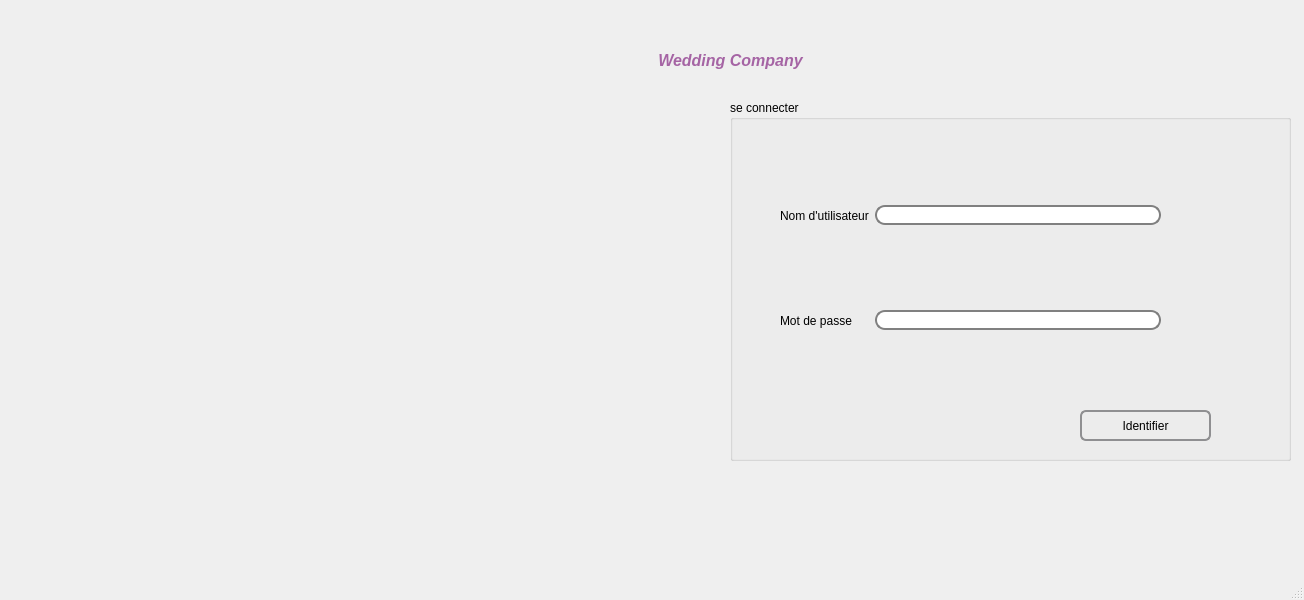
<?xml version="1.0" encoding="UTF-8"?>
<ui version="4.0">
 <class>MainWindow</class>
 <widget class="QMainWindow" name="MainWindow">
  <property name="geometry">
   <rect>
    <x>0</x>
    <y>0</y>
    <width>1304</width>
    <height>600</height>
   </rect>
  </property>
  <property name="windowTitle">
   <string>MainWindow</string>
  </property>
  <property name="styleSheet">
   <string notr="true"/>
  </property>
  <widget class="QWidget" name="centralwidget">
   <widget class="QGroupBox" name="groupBox">
    <property name="geometry">
     <rect>
      <x>730</x>
      <y>100</y>
      <width>561</width>
      <height>361</height>
     </rect>
    </property>
    <property name="title">
     <string>se connecter</string>
    </property>
    <widget class="QWidget" name="layoutWidget">
     <property name="geometry">
      <rect>
       <x>50</x>
       <y>80</y>
       <width>381</width>
       <height>71</height>
      </rect>
     </property>
     <layout class="QHBoxLayout" name="horizontalLayout">
      <item>
       <widget class="QLabel" name="label_nomutilisateur">
        <property name="styleSheet">
         <string notr="true">QFrame , QLabel , QToolTip {
    bordure: 2px vert fixe ; 
    bordure - rayon: 4px ; 
    rembourrage: 2px ; 
    background - image:url(images / bienvenue . png); }  </string>
        </property>
        <property name="text">
         <string>Nom d'utilisateur</string>
        </property>
       </widget>
      </item>
      <item>
       <widget class="QLineEdit" name="User">
        <property name="styleSheet">
         <string notr="true">border: 2px solid gray;
    border-radius: 10px;
    padding: 0 8px;
    
    selection-background-color: darkgray;</string>
        </property>
       </widget>
      </item>
     </layout>
    </widget>
    <widget class="QWidget" name="layoutWidget_2">
     <property name="geometry">
      <rect>
       <x>50</x>
       <y>180</y>
       <width>381</width>
       <height>81</height>
      </rect>
     </property>
     <layout class="QHBoxLayout" name="horizontalLayout_2">
      <item>
       <widget class="QLabel" name="label_motdepasse">
        <property name="text">
         <string>Mot de passe     </string>
        </property>
       </widget>
      </item>
      <item>
       <widget class="QLineEdit" name="Pass">
        <property name="styleSheet">
         <string notr="true">border: 2px solid gray;
    border-radius: 10px;
    padding: 0 8px;
 
    selection-background-color: darkgray;</string>
        </property>
        <property name="echoMode">
         <enum>QLineEdit::Password</enum>
        </property>
       </widget>
      </item>
     </layout>
    </widget>
    <widget class="QPushButton" name="identifier">
     <property name="geometry">
      <rect>
       <x>350</x>
       <y>310</y>
       <width>131</width>
       <height>31</height>
      </rect>
     </property>
     <property name="styleSheet">
      <string notr="true">QPushButton {
    border: 2px solid #8f8f91;
    border-radius: 6px;
    background-color: qlineargradient(x1: 0, y1: 0, x2: 0, y2: 1,
                                      stop: 0 #f6f7fa, stop: 1 #dadbde);
    min-width: 80px;
}

QPushButton:pressed {
    background-color: qlineargradient(x1: 0, y1: 0, x2: 0, y2: 1,
                                      stop: 0 #dadbde, stop: 1 #f6f7fa);
}

QPushButton:flat {
    border: none; /* no border for a flat push button */
}

QPushButton:default {
    border-color: navy; /* make the default button prominent */
}</string>
     </property>
     <property name="text">
      <string>Identifier</string>
     </property>
    </widget>
   </widget>
   <widget class="QLabel" name="label">
    <property name="geometry">
     <rect>
      <x>540</x>
      <y>30</y>
      <width>381</width>
      <height>61</height>
     </rect>
    </property>
    <property name="text">
     <string>&lt;html&gt;&lt;head/&gt;&lt;body&gt;&lt;p align=&quot;center&quot;&gt;&lt;span style=&quot; font-size:12pt; font-weight:600; font-style:italic; color:#a564a4;&quot;&gt;Wedding Company&lt;/span&gt;&lt;/p&gt;&lt;/body&gt;&lt;/html&gt;</string>
    </property>
    <property name="scaledContents">
     <bool>true</bool>
    </property>
    <property name="wordWrap">
     <bool>true</bool>
    </property>
   </widget>
   <widget class="QWidget" name="widget" native="true">
    <property name="geometry">
     <rect>
      <x>20</x>
      <y>20</y>
      <width>91</width>
      <height>61</height>
     </rect>
    </property>
    <property name="styleSheet">
     <string notr="true">
border-image: url(:/reservation/f/wedding-planner-grenoble.jpg);</string>
    </property>
   </widget>
  </widget>
  <widget class="QMenuBar" name="menubar">
   <property name="geometry">
    <rect>
     <x>0</x>
     <y>0</y>
     <width>1304</width>
     <height>22</height>
    </rect>
   </property>
  </widget>
  <widget class="QStatusBar" name="statusbar"/>
 </widget>
 <resources/>
 <connections/>
</ui>
